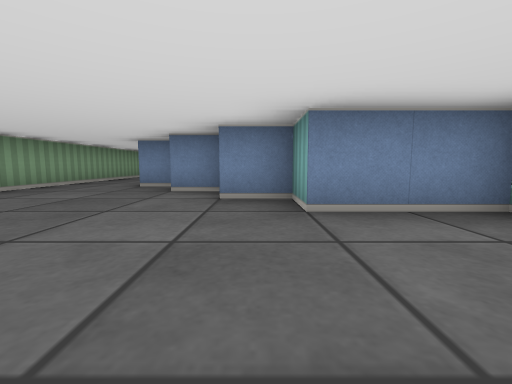
[1] (above)

16 first-person views from a walk through a cub3D level. The camera is about half as high as the walls, tilts 6° down and sees 90° across. The floor is counted in squares. Each view is taken from the middle of a square. On the plan, view 1 faces up. The plan holds only what a view shows up to about 9 squares ahead; the rest is blank.

[2]
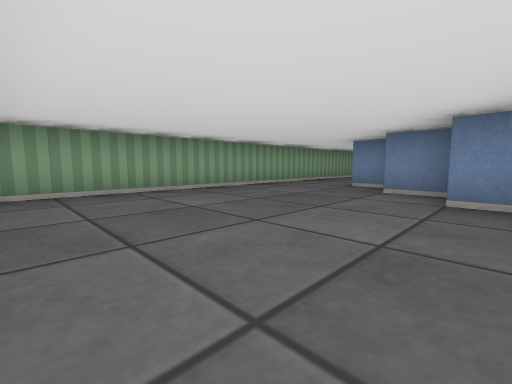

[3]
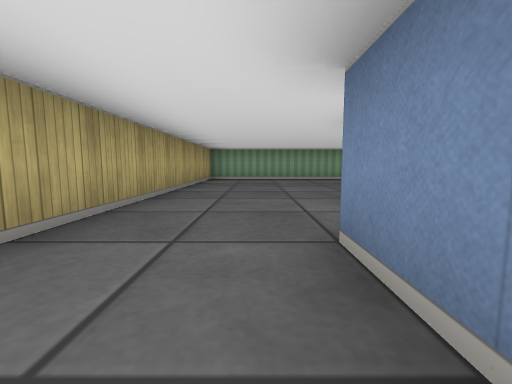

[4]
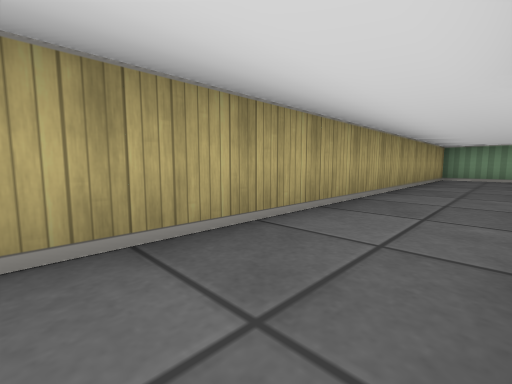

[5]
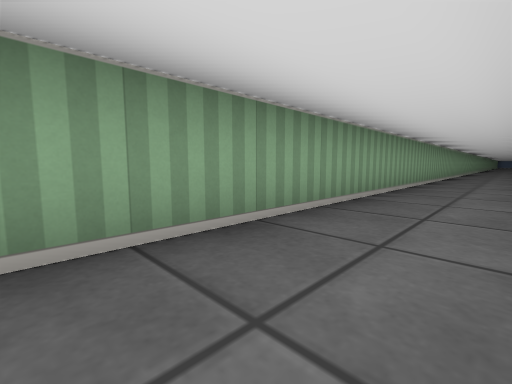

[6]
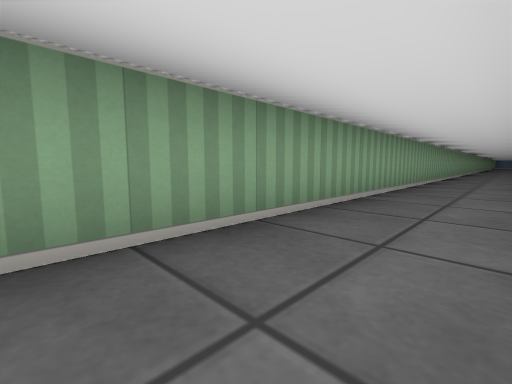

[7]
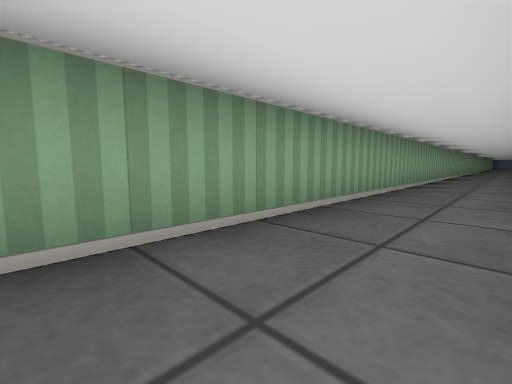

[8]
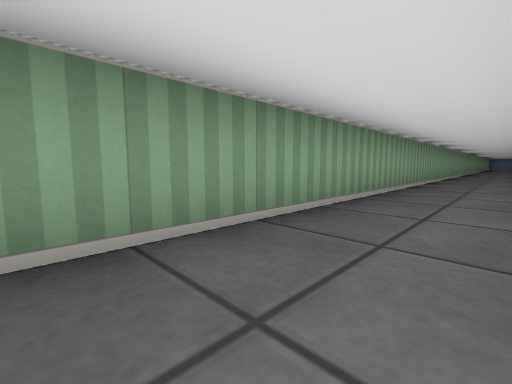

[9]
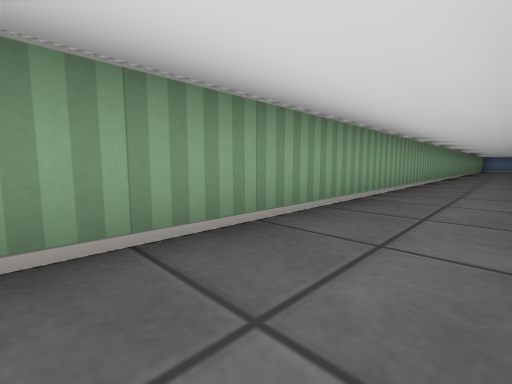

[10]
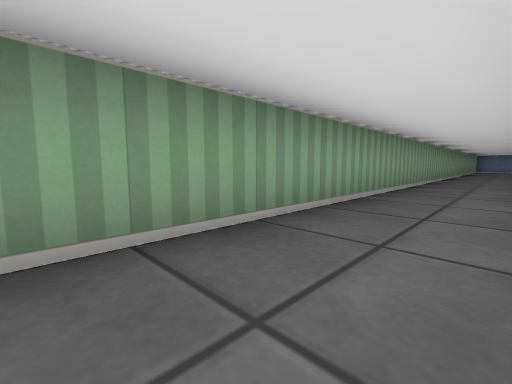

[11]
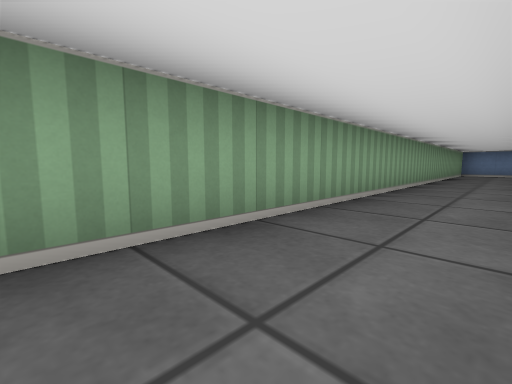

[12]
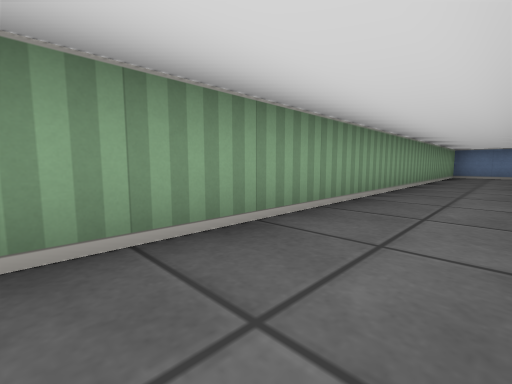

[13]
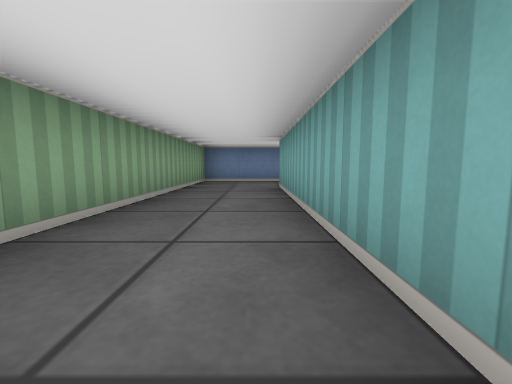

[14]
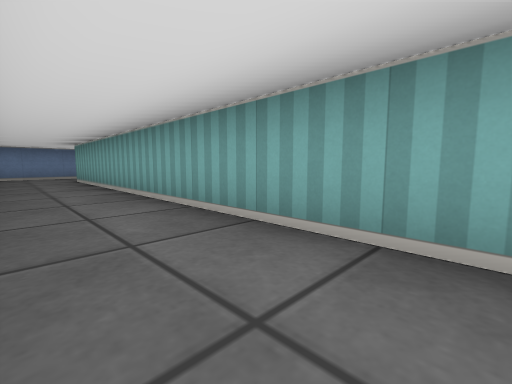

[15]
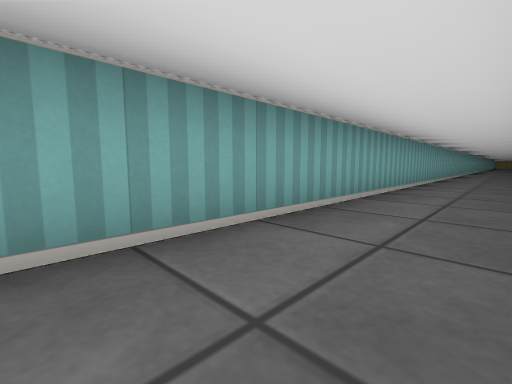

[16]
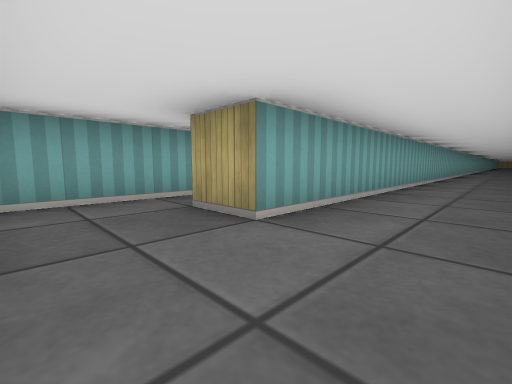

### Floor plan
Points are (right, up) in squares from view 1. A wall is a line through its corners. A room is listed if a view was taken in it or the views show most of it. See-through windows are left out.
Room 1 (views 1, 2, 5, 6, 7, 8, 9, 10, 11, 12, 13, 14, 15, 16)
walls: (-2.5, 33.6) (-2.5, 51.5); (-1.8, 5.5) (-2.5, 5.5); (-0.6, 4.5) (-1.5, 4.5); (1.4, 2.5) (0.5, 2.5) (0.5, 3.5) (-0.5, 3.5); (-2.1, 53.5) (-4.5, 53.5) (-4.5, -0.5) (1.4, -0.5)
ways out: opening at (2, 1) to room 2; opening at (-2, 52.5)
Room 2 (views 3, 4)
walls: (2.6, 2.5) (1.4, 2.5); (3.6, 1.5) (2.5, 1.5); (1.4, -0.5) (5.1, -0.5)
ways out: opening at (2, 1) to room 1

Positions as (right, up) in squares from view 1, and headings:
1: (0, 0), facing up
2: (0, 0), facing up-left
3: (4, 1), facing left
4: (5, 1), facing down-left
5: (-3, 6), facing up-left
6: (-3, 12), facing up-left
7: (-3, 17), facing up-left
8: (-3, 23), facing up-left
9: (-3, 30), facing up-left
10: (-3, 34), facing up-left
11: (-3, 40), facing up-left
12: (-3, 42), facing up-left
13: (-3, 46), facing up
14: (-4, 43), facing up-right
15: (-4, 45), facing down-right
16: (-4, 53), facing down-right
